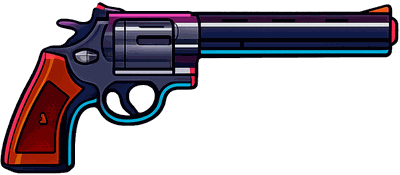
#> input picture games/recoil/assets/gun-make-my-day.png, 400 x 175 px, found by its file name
$ python recolor-gun.py docs/art/final/recoil/gun-make-my-day.png out.png
#> lines starting #> are read from the running program, lines starting #| are printed output that depends on the picture; after the words box and inside, x2 and y2 are one past the last pixel; in counts of white or black regions, pixels touching at a corner belong together
"""Palette repaint of a standard Recoil gun picture (used for gun-make-my-day-frost).

Usage: python3 docs/art/recolor-gun.py docs/art/final/recoil/gun-make-my-day.png out.png
Reads the standard picture, keeps its alpha channel byte for byte (so the silhouette is exact), and recolours
by role: near-black outlines stay; the teal underline and the stripe above it become the accent rib; the pink top rim becomes a pale
highlight; the red grip becomes dark steel; the orange muzzle tip stays; the dark body is remapped by
luminance from dark steel through steel to a pale highlight. Needs Pillow and numpy.
"""
import sys, colorsys
import numpy as np
from PIL import Image

STEEL, DARK, ACCENT, PALE = "#dbe7f7", "#8ea6c8", "#3f6396", "#f4f9ff"   # the game's frost palette (steel / dark steel / accent)
RIB = (156, 172, 255)   # rows and first column of the barrel's lower stripes in gun-make-my-day.png; both stripes become the accent rib

def hx(h):
    h = h.lstrip("#"); return np.array([int(h[i:i + 2], 16) for i in (0, 2, 4)], float) / 255

def recolor(src, dst):
#> called with dst = 'out.png'
    im = Image.open(src).convert("RGBA"); a = np.asarray(im).astype(float); rgb = a[:, :, :3] / 255; al = a[:, :, 3]
#> in recolor, im is the input picture: PIL image 400x175 RGBA; mean R, G, B, A 22.9, 16.5, 24, 102.6
    H, W = al.shape; mx = rgb.max(2); mn = rgb.min(2); L = (mx + mn) / 2
#> after `H, W = al.shape`: H = 175; W = 400
    sat = np.where(mx > 0, (mx - mn) / np.maximum(mx, 1e-6), 0)
    hue = np.zeros_like(L)
    for y in range(H):                                   # hue per pixel; 512 x 437 is small enough for a plain loop
        for x in range(W):
            if al[y, x] > 0: hue[y, x] = colorsys.rgb_to_hsv(*rgb[y, x])[0] * 360
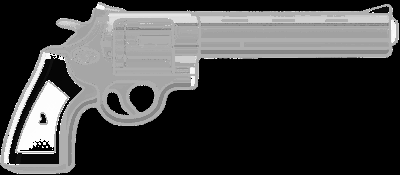
#> hue: shape (175, 400) float64; min 0, max 359.4, mean 96.2; drawn with min black and max white
    ys, xs = np.where(al > 40); x0, x1 = xs.min(), xs.max()
#> after `x0, x1 = (xs.min(), xs.max())`: x0 = 0; x1 = 398
    outline = L < 0.085
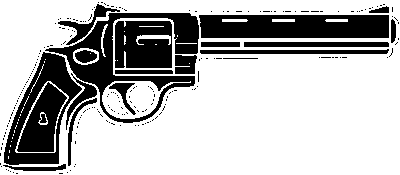
#> outline: shape (175, 400) bool; 71.4% white; 221 black regions (202 under 20 px), largest, box (x1, y1, x2, y2) and area: (45, 13, 199, 123) 4188, (199, 15, 389, 38) 4126, (4, 52, 82, 165) 2703
    teal = (hue > 150) & (hue < 215) & (sat > 0.45) & (L > 0.28)
#> teal: shape (175, 400) bool; 1.5% white; 18 white regions (15 under 20 px), largest, box (x1, y1, x2, y2) and area: (201, 50, 388, 53) 560, (101, 84, 190, 122) 277, (68, 99, 96, 165) 194
    pink = (hue > 270) & (hue < 355) & (sat > 0.35) & (L > 0.25)
#> pink: shape (175, 400) bool; 1.5% white; 42 white regions (34 under 20 px), largest, box (x1, y1, x2, y2) and area: (4, 52, 45, 164) 400, (109, 14, 197, 23) 392, (59, 21, 77, 28) 59
    red = ((hue < 35) | (hue >= 340)) & (sat > 0.45) & (L > 0.08)
#> red: shape (175, 400) bool; 6.9% white; 49 white regions (42 under 20 px), largest, box (x1, y1, x2, y2) and area: (4, 52, 82, 165) 2658, (17, 82, 67, 152) 1859, (391, 20, 396, 43) 97
    tip = red & (hue > 8) & (hue < 45) & (L > 0.42) & (np.arange(W)[None, :] > x0 + 0.9 * (x1 - x0))
#> tip: shape (175, 400) bool; 0.07% white; 1 white region, box (x1, y1, x2, y2) and area: (371, 7, 388, 12) 50
    s, d, ac, pale = hx(STEEL), hx(DARK), hx(ACCENT), hx(PALE)
    t1 = np.clip((L - 0.06) / (0.28 - 0.06), 0, 1)[..., None]; t2 = np.clip((L - 0.45) / (0.90 - 0.45), 0, 1)[..., None]
    body = d * (1 - t1) + s * t1; body = body * (1 - t2) + pale * t2
#> after `body = d * (1 - t1) + s * t1`:
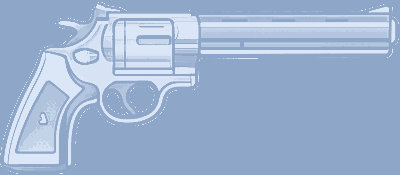
#> body: shape (175, 400, 3) float64; mean of channels 0, 1, 2 0.621, 0.705, 0.823; drawn as R, G, B
    teal_c = ac * (0.75 + 0.5 * np.clip(L, 0, 1)[..., None]); grip = d * (0.8 + 0.5 * np.clip(L, 0, 1)[..., None])
#> after `teal_c = ac * (0.75 + 0.5 * np.clip(L, 0, 1)[..., None])`:
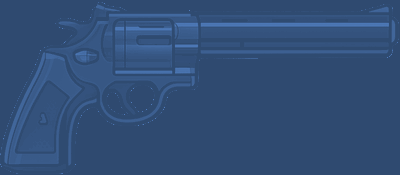
#> teal_c: shape (175, 400, 3) float64; mean of channels 0, 1, 2 0.196, 0.308, 0.467; drawn as R, G, B
#> after `grip = d * (0.8 + 0.5 * np.clip(L, 0, 1)[..., None])`:
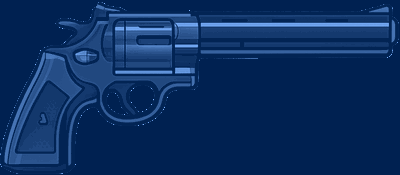
#> grip: shape (175, 400, 3) float64; mean of channels 0, 1, 2 0.47, 0.549, 0.662; drawn with min black and max white
    out = body.copy()
    out = np.where(pink[..., None], pale * (0.85 + 0.15 * L[..., None]), out)
    out = np.where(red[..., None], grip, out)
    out = np.where(teal[..., None], teal_c, out)
    rib = np.zeros_like(outline); rib[RIB[0]:RIB[1], RIB[2]:int(x1 - 8)] = True
    rib &= ~outline & (al > 0)
#> rib: shape (175, 400) bool; every value is 0
    out = np.where(rib[..., None], ac * (0.8 + 0.4 * np.clip(L, 0, 1)[..., None]), out)
    out = np.where(tip[..., None], rgb, out)
    out = np.where(outline[..., None], rgb, out)
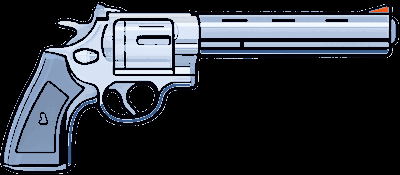
#> out: shape (175, 400, 3) float64; mean R, G, B 0.198, 0.217, 0.249
    res = np.dstack([np.clip(out * 255, 0, 255), al]).astype(np.uint8)
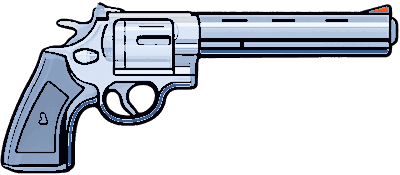
#> res: shape (175, 400, 4); mean R, G, B, A 50.5, 55.3, 63.3, 102.6; transparent parts drawn white
    Image.fromarray(res).save(dst, optimize=True)

if __name__ == "__main__":
    recolor(sys.argv[1], sys.argv[2])

$ run again, with games/recoil/assets/gun-assassins-scope.png copied over games/recoil/assets/gun-make-my-day.png
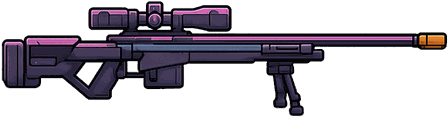
#> input picture games/recoil/assets/gun-assassins-scope.png, 448 x 118 px, found by its file name
#> in recolor, im is the input picture: PIL image 448x118 RGBA; mean R, G, B, A 21.8, 16.7, 24.9, 92.7
#> after the loop in recolor, `for y in range(H):`:
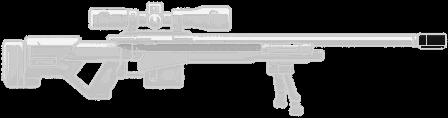
#> hue: shape (118, 448) float64; min 0, max 330, mean 98.8; drawn with min black and max white
#> ys = 19967 values from 1 to 115; xs = 19967 values, max 446 at index 4259, min 1 at index 8485, mean 178.6
#> x0 = 1; x1 = 446
#> outline: shape (118, 448) bool; 72.7% white; 176 black regions (144 under 20 px), largest, box (x1, y1, x2, y2) and area: (25, 37, 121, 98) 3242, (108, 36, 413, 51) 3219, (123, 7, 230, 35) 1443
#> teal: shape (118, 448) bool; 0.01% white in thin lines or dots, all inside (x1, y1, x2, y2) = (1, 47, 386, 76)
#> pink: shape (118, 448) bool; 3% white; 59 white regions (50 under 20 px), largest, box (x1, y1, x2, y2) and area: (174, 37, 412, 40) 676, (27, 39, 78, 45) 284, (173, 9, 229, 17) 181
#> red: shape (118, 448) bool; 0.49% white; 11 white regions (8 under 20 px), largest, box (x1, y1, x2, y2) and area: (427, 36, 445, 45) 149, (419, 36, 426, 45) 56, (421, 46, 444, 48) 44
#> tip: shape (118, 448) bool; 0.28% white; 3 white regions (1 under 20 px), largest, box (x1, y1, x2, y2) and area: (428, 36, 444, 44) 111, (420, 36, 426, 44) 36
#> rib: shape (118, 448) bool; every value is 0
#> in recolor, `res = np.dstack([np.clip(out * 255, 0, 255), al]).astype(np.uint8)`:
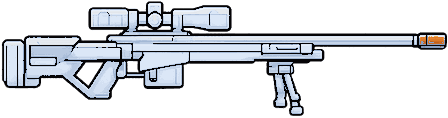
#> res: shape (118, 448, 4); mean R, G, B, A 56.1, 59.4, 64.4, 92.7; transparent parts drawn white
